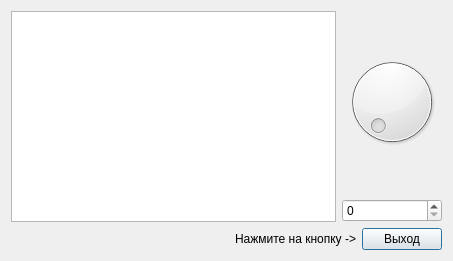
<?xml version="1.0" encoding="UTF-8"?>
<ui version="4.0">
 <class>Dialog</class>
 <widget class="QDialog" name="Dialog">
  <property name="geometry">
   <rect>
    <x>0</x>
    <y>0</y>
    <width>453</width>
    <height>261</height>
   </rect>
  </property>
  <property name="windowTitle">
   <string>Dialog</string>
  </property>
  <layout class="QGridLayout" name="gridLayout">
   <item row="0" column="0">
    <layout class="QVBoxLayout" name="verticalLayout_2">
     <item>
      <layout class="QHBoxLayout" name="horizontalLayout">
       <item>
        <widget class="QTextEdit" name="textEdit"/>
       </item>
       <item>
        <layout class="QVBoxLayout" name="verticalLayout">
         <item>
          <widget class="QDial" name="dial"/>
         </item>
         <item>
          <widget class="QSpinBox" name="spinBox"/>
         </item>
        </layout>
       </item>
      </layout>
     </item>
     <item>
      <layout class="QHBoxLayout" name="horizontalLayout_2">
       <item>
        <spacer name="horizontalSpacer">
         <property name="orientation">
          <enum>Qt::Horizontal</enum>
         </property>
         <property name="sizeHint" stdset="0">
          <size>
           <width>40</width>
           <height>20</height>
          </size>
         </property>
        </spacer>
       </item>
       <item>
        <widget class="QLabel" name="label">
         <property name="text">
          <string>Нажмите на кнопку -&gt;</string>
         </property>
        </widget>
       </item>
       <item>
        <widget class="QPushButton" name="btnExit">
         <property name="text">
          <string>Выход</string>
         </property>
        </widget>
       </item>
      </layout>
     </item>
    </layout>
   </item>
  </layout>
 </widget>
 <resources/>
 <connections>
  <connection>
   <sender>dial</sender>
   <signal>sliderMoved(int)</signal>
   <receiver>spinBox</receiver>
   <slot>setValue(int)</slot>
   <hints>
    <hint type="sourcelabel">
     <x>406</x>
     <y>116</y>
    </hint>
    <hint type="destinationlabel">
     <x>398</x>
     <y>214</y>
    </hint>
   </hints>
  </connection>
  <connection>
   <sender>spinBox</sender>
   <signal>textChanged(QString)</signal>
   <receiver>textEdit</receiver>
   <slot>append(QString)</slot>
   <hints>
    <hint type="sourcelabel">
     <x>398</x>
     <y>214</y>
    </hint>
    <hint type="destinationlabel">
     <x>216</x>
     <y>145</y>
    </hint>
   </hints>
  </connection>
  <connection>
   <sender>spinBox</sender>
   <signal>valueChanged(int)</signal>
   <receiver>dial</receiver>
   <slot>setValue(int)</slot>
   <hints>
    <hint type="sourcelabel">
     <x>398</x>
     <y>214</y>
    </hint>
    <hint type="destinationlabel">
     <x>406</x>
     <y>116</y>
    </hint>
   </hints>
  </connection>
  <connection>
   <sender>btnExit</sender>
   <signal>clicked()</signal>
   <receiver>Dialog</receiver>
   <slot>reject()</slot>
   <hints>
    <hint type="sourcelabel">
     <x>378</x>
     <y>235</y>
    </hint>
    <hint type="destinationlabel">
     <x>161</x>
     <y>235</y>
    </hint>
   </hints>
  </connection>
 </connections>
</ui>
